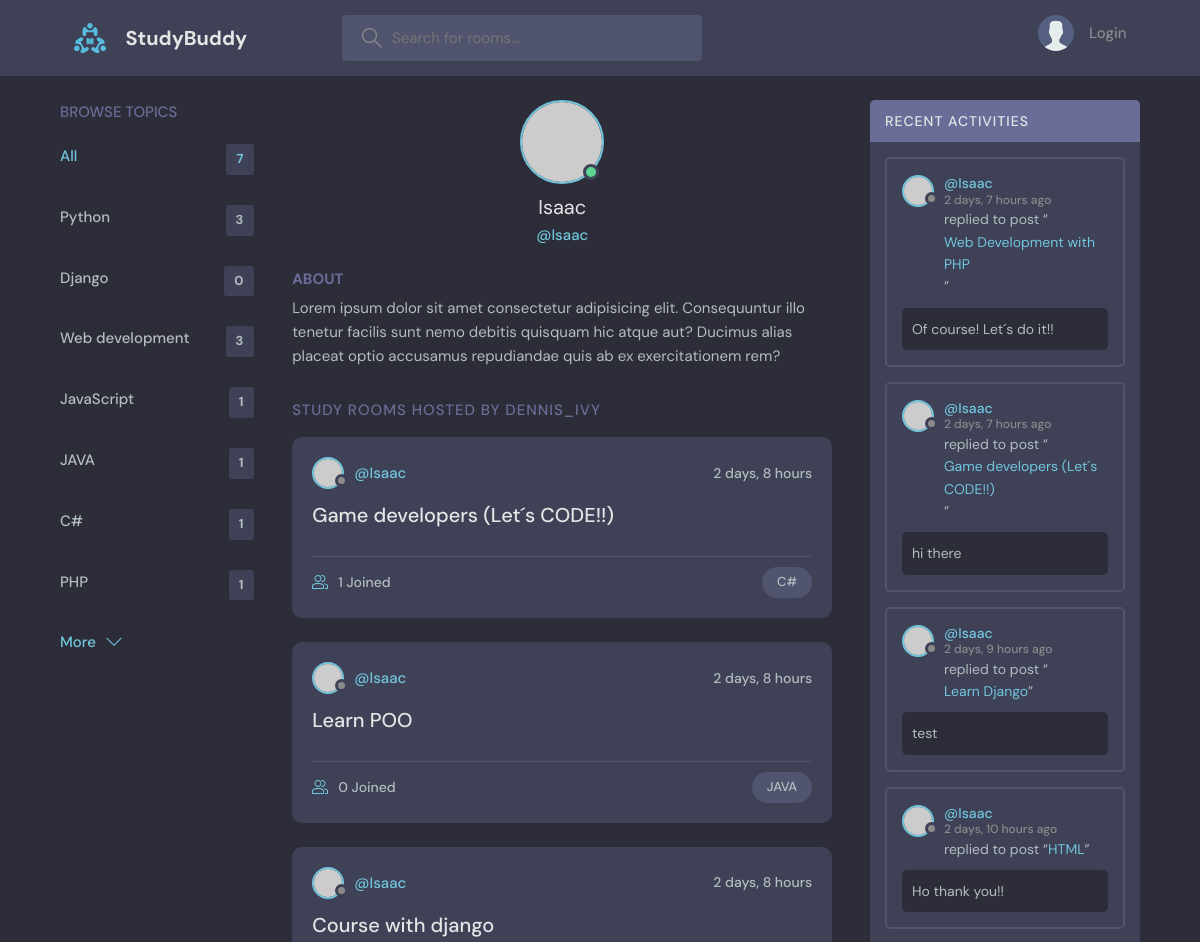
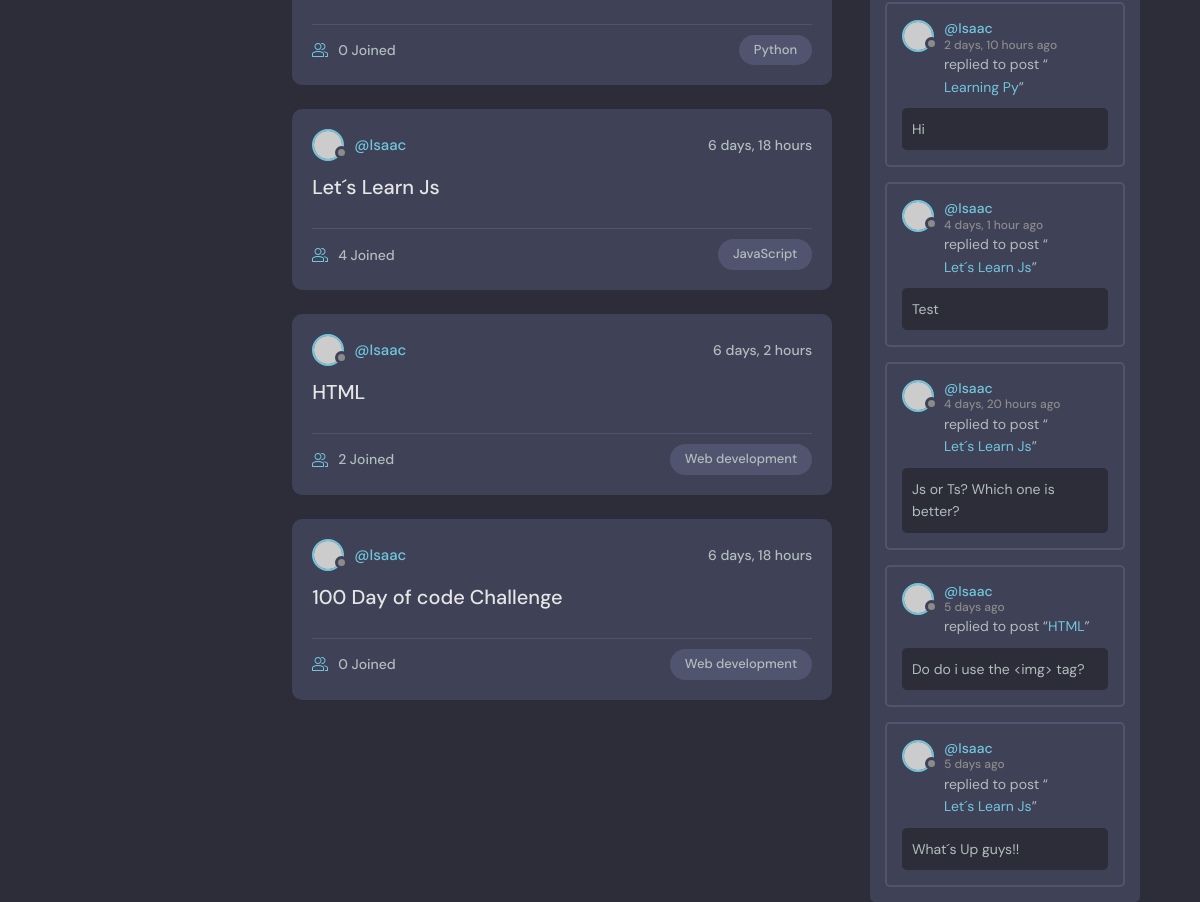
Page /profile/1/ on the committed database (2 pictures, top to bottom).
### base/models.py (models this page shows, shortened)
class Topic(models.Model):
    name = models.CharField(max_length=200);

class Room(models.Model):
    host = models.ForeignKey(User, on_delete=models.SET_NULL, null=True);
    topic = models.ForeignKey(Topic, on_delete=models.SET_NULL, null=True);
    name = models.CharField(max_length=200);
    description = models.TextField(null=True, blank=True);
    participants = models.ManyToManyField(User, related_name='participants', blank=True);
    update = models.DateTimeField(auto_now=True);
    created = models.DateTimeField(auto_now_add=True);
    class Meta:
        ordering = ['-update', '-created'];

class Message(models.Model):
    user = models.ForeignKey(User, on_delete=models.CASCADE);
    room = models.ForeignKey(Room, on_delete=models.CASCADE);
    body = models.TextField();
    update = models.DateTimeField(auto_now=True);
    created = models.DateTimeField(auto_now_add=True);
    class Meta:
        ordering = ['-update', '-created'];

### base/views.py (the view)
# urls.py: path('profile/<str:pk>/', views.userProfile, name='user-profile'),
def userProfile(req, pk):
    user = User.objects.get(id=pk);
    room_messages = user.message_set.all();
    rooms = user.room_set.all();
    topics = Topic.objects.all();
    context = {
        'user': user,
        'rooms': rooms,
        'room_messages': room_messages,
        'topics': topics,
        };
    return render(req, 'base/profile.html', context);

### base/templates/base/profile.html (shortened to what this page needs)
{% extends 'index.html' %}
{% block content %}
  <main class="profile-page layout layout--3">
    <div class="container">
     {% include 'base/components/topics_component.html' %}
      <div class="roomList">
        <div class="profile">
          <div class="profile__avatar">
            <div class="avatar avatar--large active">
              <img src="https://randomuser.me/api/portraits/men/11.jpg" />
            </div>
          </div>
          <div class="profile__info">
            <h3>{{user.username}}</h3>
            <p>@{{user.username}}</p>
          </div>
          <div class="profile__about">
            <h3>About</h3>
            <p>
              Lorem ipsum dolor sit amet consectetur adipisicing elit. Consequuntur illo tenetur
              facilis sunt nemo debitis quisquam hic atque aut? Ducimus alias placeat optio
              accusamus repudiandae quis ab ex exercitationem rem?
            </p>
          </div>
        </div>
        <div class="roomList__header">
          <div>
            <h2>Study Rooms Hosted by dennis_ivy</a>
            </h2>
          </div>
        </div>
        {% include 'base/components/feed_component.html' %}
      </div>
      {% include 'base/components/activity_component.html' %}
    </div>
  </main>
{% endblock content %}

### base/templates/base/components/topics_component.html
<div class="topics">
  <div class="topics__header">
    <h2>Browse Topics</h2>
  </div>
  <ul class="topics__list">
    <li>
      <a href="{% url 'home'%}" class="active">All <span>{{topics.count}}</span></a>
    </li>
    {% for topic in topics %}
    <li>
      <div>
        <a href="{% url 'home' %}?q={{topic.name}}"">{{topic.name}}
          <span>{{topic.room_set.all.count}}</span>
        </a>
      </div>
      {% endfor %}
    </li>
  </ul>
  <a class="btn btn--link" href="#">
    More
    <svg version="1.1" xmlns="http://www.w3.org/2000/svg" width="32" height="32" viewBox="0 0 32 32">
      <title>chevron-down</title>
      <path d="M16 21l-13-13h-3l16 16 16-16h-3l-13 13z"></path>
    </svg>
  </a>
</div>

### base/templates/base/components/feed_component.html (shortened to what this page needs)
{% for room in rooms %}
<div class="roomListRoom">
  <div class="roomListRoom__header">
    <a href="{% url 'user-profile' room.host.id %}" class="roomListRoom__author">
      <div class="avatar avatar--small">
        <img src="https://randomuser.me/api/portraits/women/11.jpg" />
      </div>
      <span>@{{room.host.username}}</span>
    </a>
    <div class="roomListRoom__actions">
      <span>{{room.created|timesince}}</span>
    </div>
  </div>
  <div class="roomListRoom__content">
    <a href="{% url 'room' room.id %}">{{room.name}}</a>
  </div>
  <div class="roomListRoom__meta">
    <a href="{% url 'room' room.id %}" class="roomListRoom__joined">
      {{room.participants.all.count}} Joined
    </a>
    <p class="roomListRoom__topic">{{room.topic.name}}</p>
  </div>
</div>
{% endfor %}

### base/templates/base/components/activity_component.html (shortened to what this page needs)
<div class="activities">
  <div class="activities__header">
    <h2>Recent Activities</h2>
  </div>
  {% for message in room_messages %}
  <div class="activities__box">
    <div class="activities__boxHeader roomListRoom__header">
      <a
        href="{% url 'user-profile' message.user.id %}"
        class="roomListRoom__author"
      >
        <div class="avatar avatar--small">
          <img src="https://randomuser.me/api/portraits/women/11.jpg" />
        </div>
        <p>
          @{{message.user}}
          <span>{{message.created|timesince}} ago</span>
        </p>
      </a>
    </div>
    <div class="activities__boxContent">
      <p>
        replied to post “<a href="{% url 'room' message.room.id %}">{{message.room.name}}</a>”
      </p>
      <div class="activities__boxRoomContent">
        {{message.body}}
      </div>
    </div>
  </div>
  {% endfor %}
</div>

### rows in the picture
Topic: name "Python", room_set.all.count "3"
Topic: name "Django", room_set.all.count "0"
Topic: name "Web development", room_set.all.count "3"
Topic: name "JavaScript", room_set.all.count "1"
Topic: name "JAVA", room_set.all.count "1"
Topic: name "C#", room_set.all.count "1"
Topic: name "PHP", room_set.all.count "1"
Room: host.username "Isaac", created "2 days, 8 hours", name "Game developers (Let´s CODE!!)", participants.all.count "1", topic.name "C#"
Room: host.username "Isaac", created "2 days, 8 hours", name "Learn POO", participants.all.count "0", topic.name "JAVA"
Room: host.username "Isaac", created "2 days, 8 hours", name "Course with django", participants.all.count "0", topic.name "Python"
Room: host.username "Isaac", created "6 days, 18 hours", name "Let´s Learn Js", participants.all.count "4", topic.name "JavaScript"
Room: host.username "Isaac", created "6 days, 2 hours", name "HTML", participants.all.count "2", topic.name "Web development"
Room: host.username "Isaac", created "6 days, 18 hours", name "100 Day of code Challenge", participants.all.count "0", topic.name "Web development"
Message: user "Isaac", created "2 days, 7 hours", room.name "Web Development with PHP", body "Of course! Let´s do it!!"
Message: user "Isaac", created "2 days, 7 hours", room.name "Game developers (Let´s CODE!!)", body "hi there"
Message: user "Isaac", created "2 days, 9 hours", room.name "Learn Django", body "test"
Message: user "Isaac", created "2 days, 10 hours", room.name "HTML", body "Ho thank you!!"
Message: user "Isaac", created "2 days, 10 hours", room.name "Learning Py", body "Hi"
Message: user "Isaac", created "4 days, 1 hour", room.name "Let´s Learn Js", body "Test"
Message: user "Isaac", created "4 days, 20 hours", room.name "Let´s Learn Js", body "Js or Ts? Which one is better?"
Message: user "Isaac", created "5 days", room.name "HTML", body "Do do i use the <img> tag?"
Message: user "Isaac", created "5 days", room.name "Let´s Learn Js", body "What´s Up guys!!"

### other values in the picture
{{ topics.count }} "7"
{{ user.username }} "Isaac"
